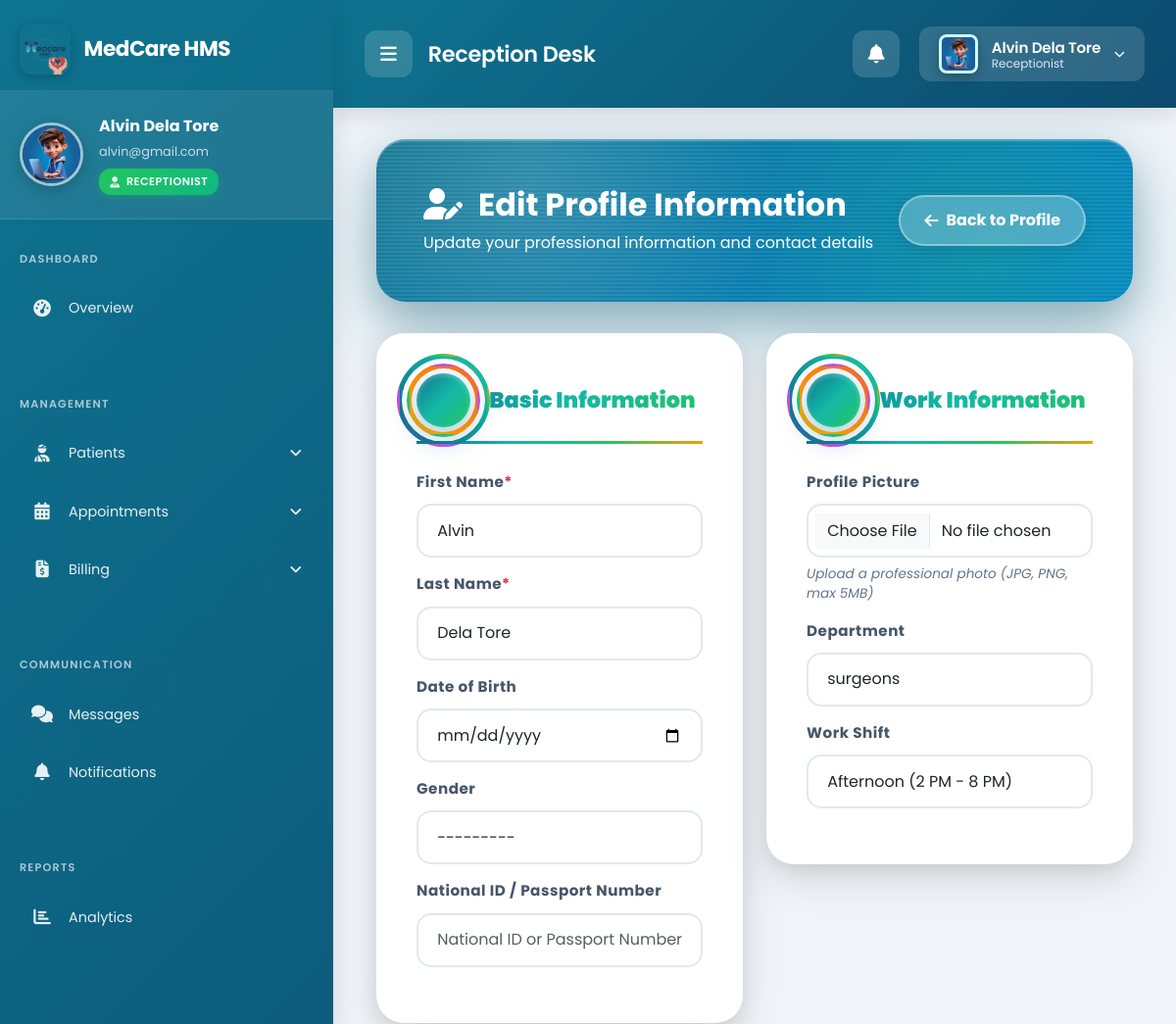
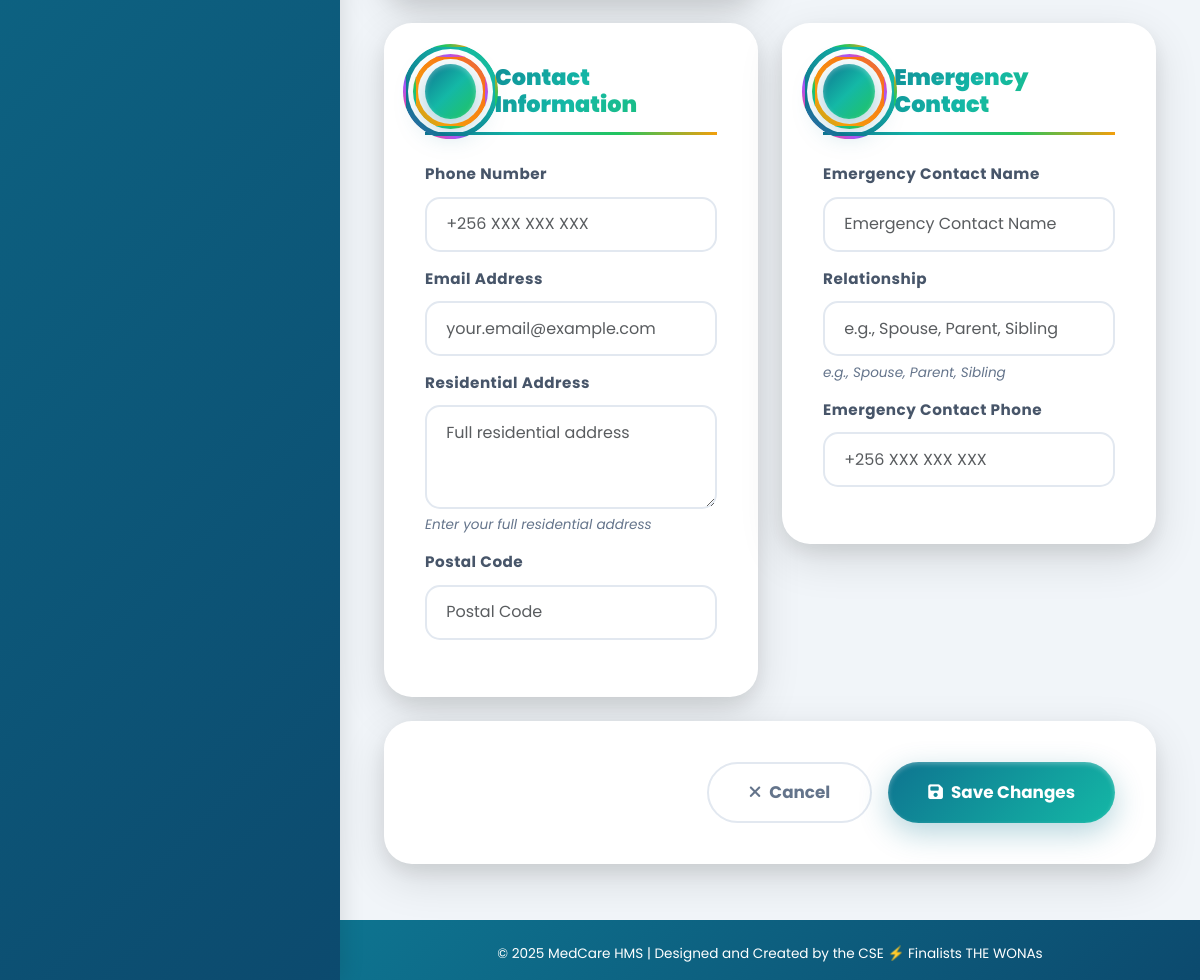
Before: /receptionist/profile/edit/ (signed in) with the older database file (2 pictures, top to bottom).
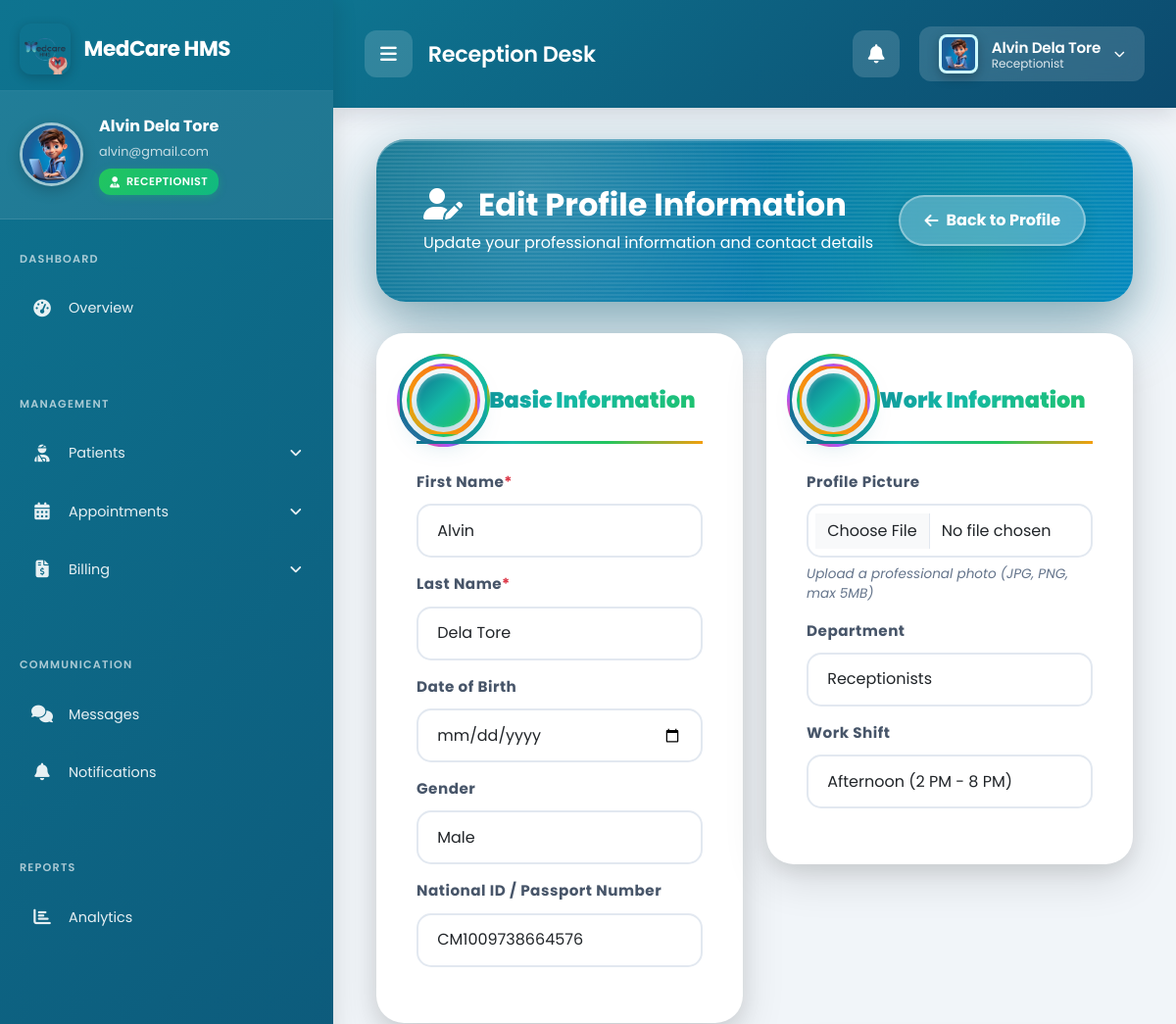
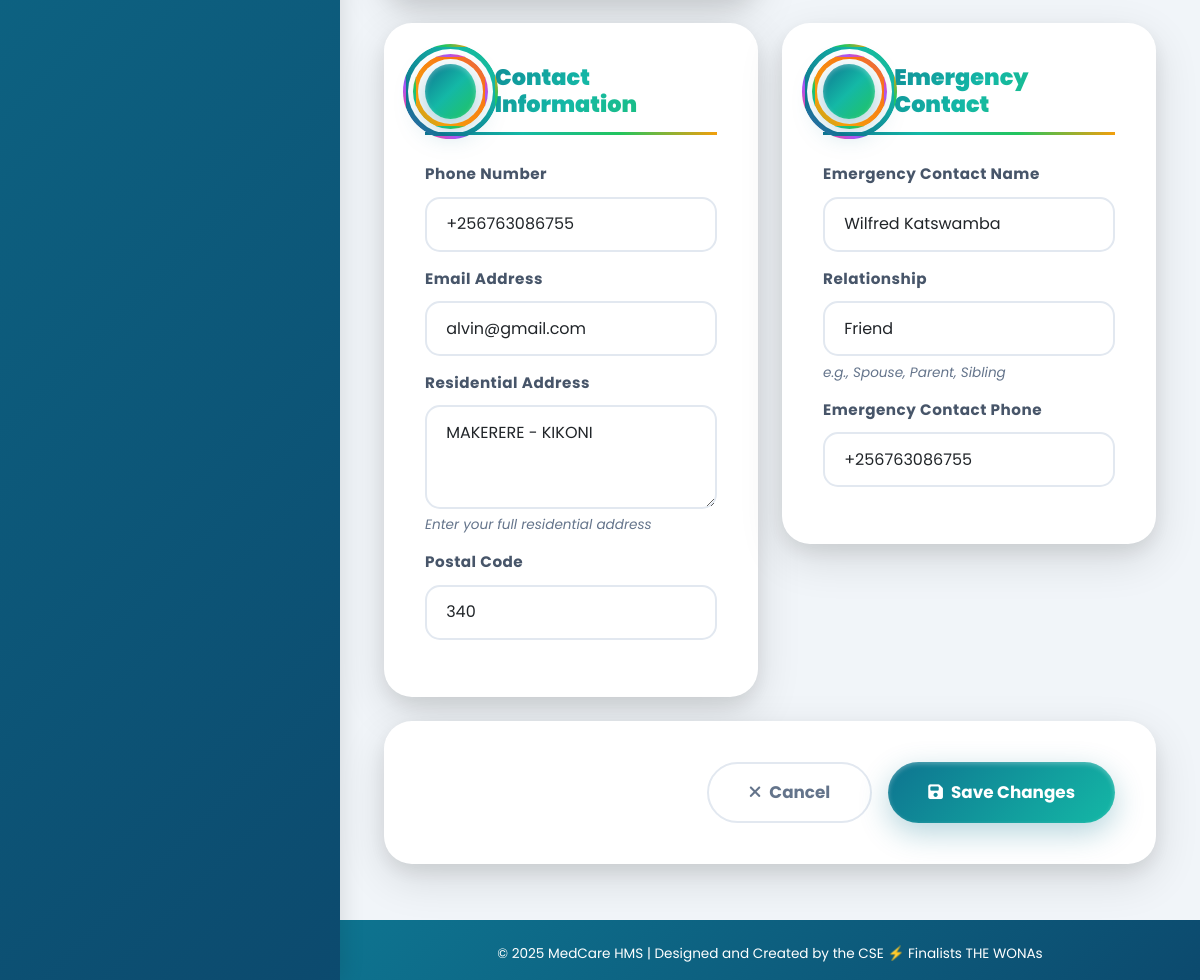
After: the same page with the newer database file (2 pictures, top to bottom).
### receptionist/models.py (models this page shows, shortened)
class ReceptionistProfile(models.Model):
    SHIFT_CHOICES = [
        ("Morning", "Morning (8 AM - 2 PM)"),
        ("Afternoon", "Afternoon (2 PM - 8 PM)"),
        ("Night", "Night (8 PM - 8 AM)"),
    ]
    GENDER_CHOICES = [
        ('Male', 'Male'),
        ('Female', 'Female'),
        ('Other', 'Other'),
    ]
    user = models.OneToOneField(User, on_delete=models.CASCADE, related_name='receptionistprofile')
    profile_picture = models.ImageField(upload_to=get_receptionist_image_path, null=True, blank=True, default='profile_pictures/default.jpeg')
    department = models.ForeignKey(Department, on_delete=models.SET_NULL, null=True, blank=True)
    shift = models.CharField(max_length=50, choices=SHIFT_CHOICES, blank=True, null=True)
    date_of_birth = models.DateField(null=True, blank=True)
    gender = models.CharField(max_length=10, choices=GENDER_CHOICES, blank=True, null=True)
    phone_number = models.CharField(max_length=20, blank=True, null=True)
    email_address = models.EmailField(blank=True, null=True)
    emergency_contact_name = models.CharField(max_length=100, blank=True, null=True)
    emergency_contact_relationship = models.CharField(max_length=50, blank=True, null=True)
    emergency_contact_phone = models.CharField(max_length=20, blank=True, null=True)
    residential_address = models.TextField(blank=True, null=True)
    postal_code = models.CharField(max_length=20, blank=True, null=True)
    national_id_passport = models.CharField(max_length=50, blank=True, null=True, verbose_name="National ID / Passport Number")
    class Meta:
        verbose_name = "Receptionist Profile"
        verbose_name_plural = "Receptionist Profiles"

### receptionist/views.py (the view)
# urls.py: path('profile/edit/', views.edit_receptionist_profile_view, name='edit_receptionist_profile'),
@login_required
@receptionist_required
def edit_receptionist_profile_view(request):
    profile, created = ReceptionistProfile.objects.get_or_create(user=request.user)
    if request.method == 'POST':
        form = ReceptionistProfileForm(request.POST, request.FILES, instance=profile)
        if form.is_valid():
            form.save()
            messages.success(request, 'Your profile has been updated successfully!')
            return redirect('receptionist:receptionist_profile')
    else:
        form = ReceptionistProfileForm(instance=profile)
    return render(request, 'receptionist/edit_receptionist_profile.html', {'form': form})

### accounts/templatetags/profile_tags.py (called while the page is built)
@register.simple_tag
def get_profile_image_url(user):
    try:
        if hasattr(user, 'doctorprofile') and user.doctorprofile.profile_picture:
            return user.doctorprofile.profile_picture.url
        elif hasattr(user, 'patientprofile') and user.patientprofile.profile_picture:
            return user.patientprofile.profile_picture.url
        elif hasattr(user, 'receptionistprofile') and user.receptionistprofile.profile_picture:
            return user.receptionistprofile.profile_picture.url
    except (AttributeError, ValueError):
        pass
    return '/static/profile_pictures/default.jpeg'

@register.simple_tag
def get_user_initials(user):
    if user.first_name and user.last_name:
        return f"{user.first_name[0]}{user.last_name[0]}".upper()
    elif user.first_name:
        return user.first_name[0].upper()
    elif user.username:
        return user.username[0].upper()
    return "U"

### management/models.py (called while the page is built)
    def __str__(self):
        return self.name

### notifications/context_processors.py (called while the page is built)
def unread_notifications(request):
    if request.user.is_authenticated:
        count = Notification.objects.filter(recipient=request.user, is_read=False).count()
        return {'unread_notifications_count': count}
    return {}

### templates/receptionist/edit_receptionist_profile.html (shortened to what the changed rows need)
{% extends 'base_receptionist.html' %}
{% load static %}
{% block content %}
<div class="container-fluid">
    <div class="edit-profile-header">
        <div class="d-flex justify-content-between align-items-center" style="position: relative; z-index: 10;">
            <div>
                <h2 class="mb-2 fw-bold"><i class="fas fa-user-edit me-3"></i>Edit Profile Information</h2>
            </div>
        </div>
    </div>
    <form method="post" enctype="multipart/form-data">
        <div class="row">
            <div class="col-lg-6">
                <div class="form-section animate-in">
                    <div class="mb-3">
                        <label for="{{ form.date_of_birth.id_for_label }}" class="form-label">Date of Birth</label>
                        {{ form.date_of_birth }}
                    </div>
                    <div class="mb-3">
                        <label for="{{ form.gender.id_for_label }}" class="form-label">Gender</label>
                        {{ form.gender }}
                    </div>
                    <div class="mb-3">
                        <label for="{{ form.national_id_passport.id_for_label }}" class="form-label">National ID / Passport Number</label>
                        {{ form.national_id_passport }}
                    </div>
                </div>
            </div>
            <div class="col-lg-6">
                <div class="form-section animate-in">
                    <div class="mb-3">
                        <label for="{{ form.profile_picture.id_for_label }}" class="form-label">Profile Picture</label>
                        {{ form.profile_picture }}
                        <div class="help-text">Upload a professional photo (JPG, PNG, max 5MB)</div>
                    </div>
                    <div class="mb-3">
                        <label for="{{ form.department.id_for_label }}" class="form-label">Department</label>
                        {{ form.department }}
                    </div>
                    <div class="mb-3">
                        <label for="{{ form.shift.id_for_label }}" class="form-label">Work Shift</label>
                        {{ form.shift }}
                    </div>
                </div>
            </div>
            <div class="col-lg-6">
                <div class="form-section animate-in">
                    <div class="mb-3">
                        <label for="{{ form.phone_number.id_for_label }}" class="form-label">Phone Number</label>
                        {{ form.phone_number }}
                    </div>
                    <div class="mb-3">
                        <label for="{{ form.email_address.id_for_label }}" class="form-label">Email Address</label>
                        {{ form.email_address }}
                    </div>
                    <div class="mb-3">
                        <label for="{{ form.residential_address.id_for_label }}" class="form-label">Residential Address</label>
                        {{ form.residential_address }}
                        <div class="help-text">Enter your full residential address</div>
                    </div>
                    <div class="mb-3">
                        <label for="{{ form.postal_code.id_for_label }}" class="form-label">Postal Code</label>
                        {{ form.postal_code }}
                    </div>
                </div>
            </div>
            <div class="col-lg-6">
                <div class="form-section animate-in">
                    <div class="mb-3">
                        <label for="{{ form.emergency_contact_name.id_for_label }}" class="form-label">Emergency Contact Name</label>
                        {{ form.emergency_contact_name }}
                    </div>
                    <div class="mb-3">
                        <label for="{{ form.emergency_contact_relationship.id_for_label }}" class="form-label">Relationship</label>
                        {{ form.emergency_contact_relationship }}
                        <div class="help-text">e.g., Spouse, Parent, Sibling</div>
                    </div>
                    <div class="mb-3">
                        <label for="{{ form.emergency_contact_phone.id_for_label }}" class="form-label">Emergency Contact Phone</label>
                        {{ form.emergency_contact_phone }}
                    </div>
                </div>
            </div>
        </div>
    </form>
</div>
{% endblock %}

Changed rows visible on the page:
changed ReceptionistProfile "Afternoon (2 PM - 8 PM)": gender "---------" → "Male"; national_id_passport (not shown) → "CM1009738664576"; department "surgeons" → "Receptionists"; phone_number (not shown) → "+256763086755"; email_address (not shown) → "alvin@gmail.com"; residential_address (not shown) → "MAKERERE - KIKONI"; postal_code (not shown) → "340"; emergency_contact_name (not shown) → "Wilfred Katswamba"; emergency_contact_relationship (not shown) → "Friend"; emergency_contact_phone (not shown) → "+256763086755"
